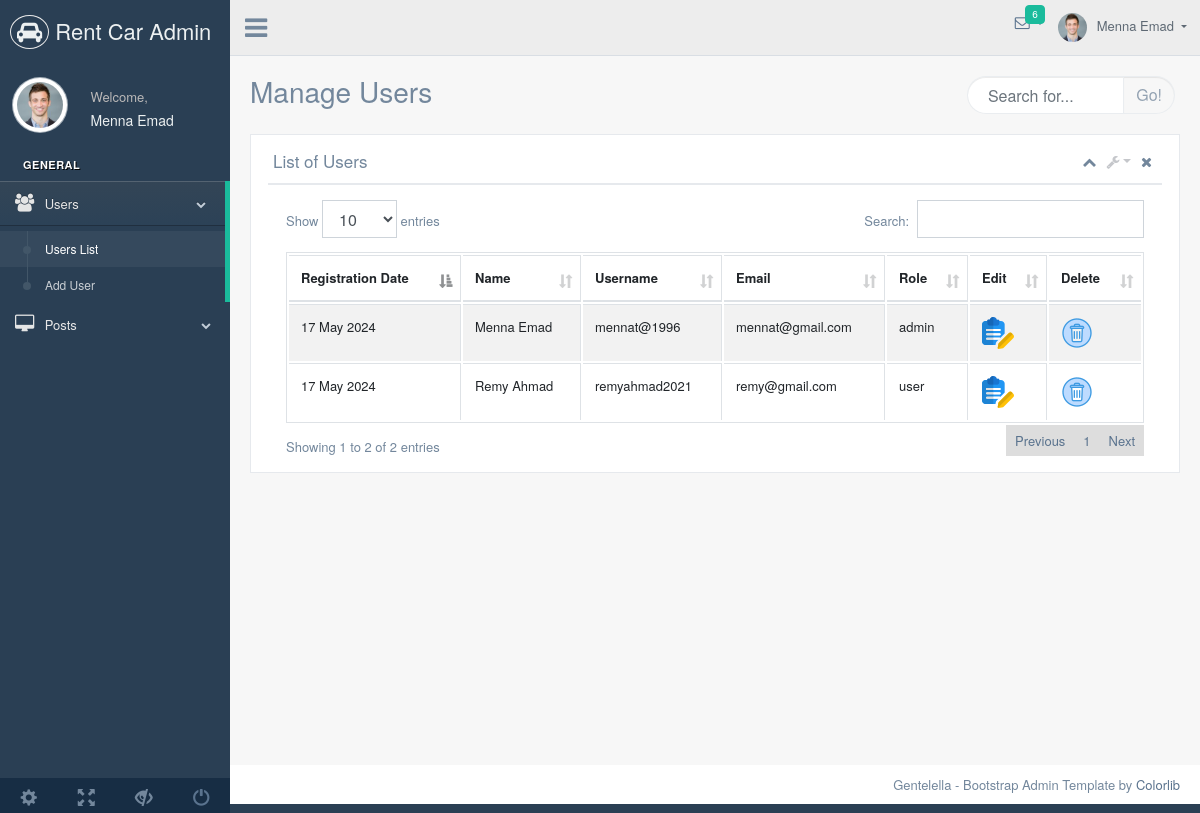
Screenshot of /admin/users.php (signed in) with the database file from the repository.
### tables this page shows
CREATE TABLE `users` (
  `id` int(11) NOT NULL,
  `regDate` timestamp NOT NULL DEFAULT current_timestamp() ON UPDATE current_timestamp(),
  `name` varchar(50) NOT NULL,
  `userName` varchar(50) NOT NULL,
  `email` varchar(50) NOT NULL,
  `password` varchar(60) NOT NULL,
  `role` enum('user','admin') NOT NULL DEFAULT 'user'
);

### admin/users.php (the view, shortened to what this page needs)
<?php
    $managePageTitle="Manage Users";
	  $managePageSubTitle="List of Users";
    include_once("includes/conn.php");
    try{
      $sql = "SELECT `id`, DATE_FORMAT(`regDate`,'%d %M %Y') AS regDate, `name`, `userName`, `email`, `role` FROM `users`";
      $stmt = $conn->prepare($sql);
      $stmt->execute();
    }catch(PDOException $e){
      $message = "Connection failed:  ".$e->getMessage();;
      $alert = "alert-danger";
    }
?>
<!DOCTYPE html>
<html lang="en">
  <head>
    <?php include_once("includes/headtags.php"); ?>
  </head>
  <body class="nav-md">
    <div class="container body">
      <div class="main_container">
        <div class="col-md-3 left_col">
          <div class="left_col scroll-view">
            <?php include_once("includes/menuprofilequickinfo.php"); ?>
            <br />
            <?php include_once("includes/sidebarmenu.php"); ?>
            <?php include_once("includes/menufooterbuttons.php"); ?>
          </div>
        </div>
        <?php include_once("includes/topnavigation.php"); ?>
        <div class="right_col" role="main">
          <div class="">
					  <?php include_once("includes/manage&search.php"); ?>
            <div class="clearfix"></div>
            <div class="row">
              <div class="col-md-12 col-sm-12 ">
                <div class="x_panel">
								  <?php include_once("includes/title&buttons.php"); ?>
                  <div class="x_content">
                      <div class="row">
                          <div class="col-sm-12">
                            <div class="card-box table-responsive">
                    <table id="datatable" class="table table-striped table-bordered" style="width:100%">
                      <thead>
                        <tr>
                          <th>Registration Date</th>
                          <th>Name</th>
                          <th>Username</th>
                          <th>Email</th>
                          <th>Role</th>
                          <?php if (isset($_SESSION['userRole']) && $_SESSION['userRole'] === "admin") { ?>
                            <th>Edit</th>
                            <th>Delete</th>
                          <?php } ?>
                        </tr>
                      </thead>
                      <tbody>
                      <?php
                        foreach($stmt->fetchAll() as $row){
                          $id=$row["id"];
                          $regDate=$row["regDate"];
                          $name=$row["name"];
                          $userName=$row["userName"];
                          $email=$row["email"];
                          $role=$row["role"];
                      ?>
                        <tr>
                          <td><?php echo $regDate; ?></td>
                          <td><?php echo $name; ?></td>
                          <td><?php echo $userName; ?></td>
                          <td><?php echo $email; ?></td>
                          <td><?php echo $role; ?></td>
                          <?php if (isset($_SESSION['userRole']) && $_SESSION['userRole'] === "admin") { ?>
                            <td><a href="edituser.php?id=<?php echo $id;?>"><img src="./images/edit.png" alt="Edit"></a></td>
                            <td><a href="delete.php?id=<?php echo $id;?>" onclick="return confirm('Are you sure you want to delete?')"><img src="./images/delete.png" alt="Delete"></a></td>
                          <?php } ?>
                        </tr>
                      <?php } ?>
                      </tbody>
                    </table>
                  </div>
                  </div>
              </div>
            </div>
                </div>
              </div>
            </div>
          </div>
        </div>
        <?php include_once("includes/footer.php"); ?>
      </div>
    </div>
  </body>
</html>

### admin/includes/headtags.php (shortened to what this page needs)
<link href="vendors/bootstrap/dist/css/bootstrap.min.css" rel="stylesheet">
<link href="vendors/font-awesome/css/font-awesome.min.css" rel="stylesheet">
<link href="vendors/nprogress/nprogress.css" rel="stylesheet">
<link href="vendors/iCheck/skins/flat/green.css" rel="stylesheet">
<link href="vendors/datatables.net-bs/css/dataTables.bootstrap.min.css" rel="stylesheet">
<link href="vendors/datatables.net-buttons-bs/css/buttons.bootstrap.min.css" rel="stylesheet">
<link href="vendors/datatables.net-fixedheader-bs/css/fixedHeader.bootstrap.min.css" rel="stylesheet">
<link href="vendors/datatables.net-responsive-bs/css/responsive.bootstrap.min.css" rel="stylesheet">
<link href="vendors/datatables.net-scroller-bs/css/scroller.bootstrap.min.css" rel="stylesheet">
<link href="build/css/custom.min.css" rel="stylesheet">

### admin/includes/menuprofilequickinfo.php (shortened to what this page needs)
<div class="navbar nav_title" style="border: 0;">
    <a href="users.php" class="site_title"><i class="fa fa-car"></i></i> <span>Rent Car Admin</span></a>
</div>
<div class="profile clearfix">
    <div class="profile_pic">
        <img src="images/img.jpg" alt="..." class="img-circle profile_img">
    </div>
    <div class="profile_info">
        <span>Welcome,</span>
        <h2><?php echo $_SESSION["name"]; ?></h2>
    </div>
</div>

### admin/includes/sidebarmenu.php (shortened to what this page needs)
<div id="sidebar-menu" class="main_menu_side hidden-print main_menu">
    <div class="menu_section">
        <h3>General</h3>
        <ul class="nav side-menu">
            <li><a><i class="fa fa-users"></i> Users <span class="fa fa-chevron-down"></span></a>
                <ul class="nav child_menu">
                    <li><a href="users.php">Users List</a></li>
                    <?php if (isset($_SESSION['userRole']) && $_SESSION['userRole'] === "admin") { ?>
                        <li><a href="addUser.php">Add User</a></li>
                    <?php } ?>
                </ul>
            </li>
            <li><a><i class="fa fa-desktop"></i> Posts <span class="fa fa-chevron-down"></span></a>
            </li>
        </ul>
    </div>
</div>

### admin/includes/menufooterbuttons.php
<div class="sidebar-footer hidden-small">
    <a data-toggle="tooltip" data-placement="top" title="Settings">
    <span class="glyphicon glyphicon-cog" aria-hidden="true"></span>
    </a>
    <a data-toggle="tooltip" data-placement="top" title="FullScreen">
    <span class="glyphicon glyphicon-fullscreen" aria-hidden="true"></span>
    </a>
    <a data-toggle="tooltip" data-placement="top" title="Lock">
    <span class="glyphicon glyphicon-eye-close" aria-hidden="true"></span>
    </a>
    <a data-toggle="tooltip" data-placement="top" title="Logout" href="includes/logout.php">
    <span class="glyphicon glyphicon-off" aria-hidden="true"></span>
    </a>
</div>

### admin/includes/topnavigation.php (shortened to what this page needs)
<div class="top_nav">
<div class="nav_menu">
    <div class="nav toggle">
        <a id="menu_toggle"><i class="fa fa-bars"></i></a>
    </div>
    <nav class="nav navbar-nav">
    <ul class=" navbar-right">
        <li class="nav-item dropdown open" style="padding-left: 15px;">
        <a href="javascript:;" class="user-profile dropdown-toggle" aria-haspopup="true" id="navbarDropdown" data-toggle="dropdown" aria-expanded="false">
            <img src="images/img.jpg" alt=""><?php echo $_SESSION["name"]; ?>
        </a>
        </li>
        <li role="presentation" class="nav-item dropdown open">
        <a href="javascript:;" class="dropdown-toggle info-number" id="navbarDropdown1" data-toggle="dropdown" aria-expanded="false">
            <i class="fa fa-envelope-o"></i>
            <span class="badge bg-green">6</span>
        </a>
        </li>
    </ul>
    </nav>
</div>
</div>

### admin/includes/manage&search.php
<div class="page-title">
    <div class="title_left">
        <h3><?php echo $managePageTitle; ?></h3>
    </div>
    <div class="title_right">
        <div class="col-md-5 col-sm-5  form-group pull-right top_search">
            <div class="input-group">
                <input type="text" class="form-control" placeholder="Search for...">
                <span class="input-group-btn">
                    <button class="btn btn-default" type="button">Go!</button>
                </span>
            </div>
        </div>
    </div>
</div>

### admin/includes/title&buttons.php (shortened to what this page needs)
<div class="x_title">
    <h2><?php echo $managePageSubTitle; ?></h2>
    <ul class="nav navbar-right panel_toolbox">
        <li><a class="collapse-link"><i class="fa fa-chevron-up"></i></a>
        </li>
        <li class="dropdown">
            <a href="#" class="dropdown-toggle" data-toggle="dropdown" role="button" aria-haspopup="true" aria-expanded="false"><i class="fa fa-wrench"></i></a>
        </li>
        <li><a class="close-link"><i class="fa fa-close"></i></a>
        </li>
    </ul>
    <div class="clearfix"></div>
</div>

### admin/includes/footer.php
<footer>
    <div class="pull-right">
    Gentelella - Bootstrap Admin Template by <a href="https://colorlib.com">Colorlib</a>
    </div>
    <div class="clearfix"></div>
</footer>

### rows the page displays
users: regDate "17 May 2024", name "Menna Emad", userName "mennat@1996", email "mennat@gmail.com", role "admin"
users: regDate "17 May 2024", name "Remy Ahmad", userName "remyahmad2021", email "remy@gmail.com", role "user"

### other values shown
$_SESSION["name"] "Menna Emad"
$managePageTitle "Manage Users"
$managePageSubTitle "List of Users"
